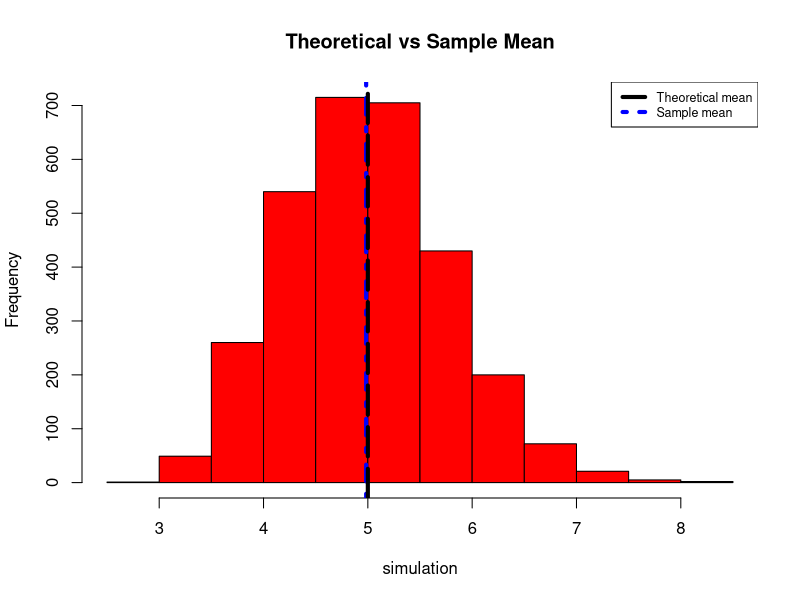
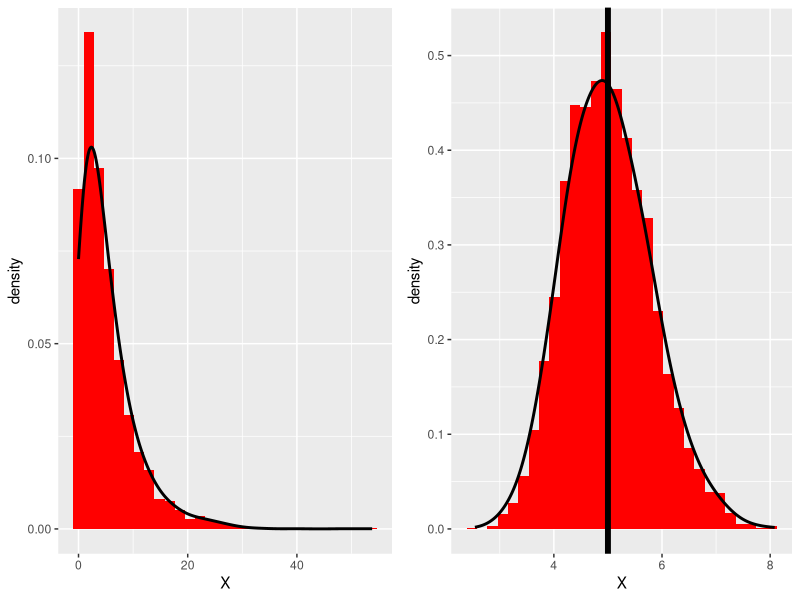

Write R code to recreate these figures, in order.
# Illustrate via simulation and associated explanatory 
# text the properties of the distribution of the mean of 40 exponentials.  
# You should:

# 1. Show the sample mean and compare it
# to the theoretical mean of the distribution.

# The theoretical mean of the exponential distribution
# with lambda = 0.2 (as requested) is equal to 1/lambda so 1/0.2 = 5

# In the following code i will do three thousand simulations of 40 exponentials
# and compare the sampling mean to the theoretical mean of the ditribution

set.seed(15)

simulation = replicate(3000,mean(rexp(40,1/5)))

means = mean(simulation)

means

hist(simulation, col="red", main = "Theoretical vs Sample Mean")
abline(v=means,col="blue",lwd=4,lty=4)
abline(v=5,col="black",lwd=4,lty=5)
legend("topright",c("Theoretical mean","Sample mean"),lty=c(5,4),lwd=c(4,4),col = c("black","blue"),cex = 0.75)

# The sample mean is approximately 5 (4.983771 in my case). In the plot
# presented above we can see that the difference between the theoretical (Black line)
# and the sample (Blue line) mean is barely visible.

#===========================================================================

# 2. Show how variable the sample is (via variance)
# and compare it to the theoretical variance of the distribution.

# The theoretical variance of the exponential distribution with lambda = 0.2
# is equal to ((1/lambda)^2)/n = 0.625 and the theoretical standard deviation
# is equal to sqrt(theoretical variance) = sqrt(0.625) = 0.7905694

# In the following code i will compare the sample variance and standard deviation
# of three thousand simulations of 40 exponentials to the theoratical variance
# and standard deviation of the exponential distribution

variance = var(simulation)
stdev = sd(simulation)

variance
stdev

# The sample variance and standard deviation
# are approximately equal to the theoretical variance and standard deviation
# (0.6149436 and 0.7841834 respectively in my case)


#===========================================================================

# 3. Show that the distribution is approximately normal.

# Here I am going to compare the distribution of 4000 random exponentials
# with the distribution of 4000 averages of 40 random exponentials

require(ggplot2)
require(gridExtra)

sim1 = rexp(4000,1/5)
sim2 = replicate(4000,mean(rexp(40,1/5)))

df1 = data.frame(X = sim1)
df2 = data.frame(X = sim2)

p1 = ggplot(df1, aes(x = X)) + geom_histogram(aes(y = ..density..), fill = "red") + geom_density(size = 1,adjust=3)
p2 = ggplot(df2, aes(x = X)) + geom_histogram(aes(y = ..density..), fill = "red") + geom_vline(xintercept = 5, size = 2) + geom_density(size=1,adjust=2)

grid.arrange(p1, p2, ncol = 2)

# In the second plot we can see that the distribution
# of 4000 averages of 40 random exponentials looks approximaterly
# normal.










